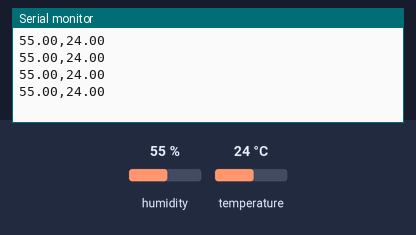
Simulated run of this sketch. Board: Arduino Uno, built with avr-gcc and run on an emulated ATmega328P. Parts: the last lines printed to the serial monitor. The inputs (shaded band) are chosen by the test bench; at power-on: humidity 55 %, temperature 24 °C.

Above: at 4.8 s.
4.9 s: humidity set to 22 %
At 7.8 s:
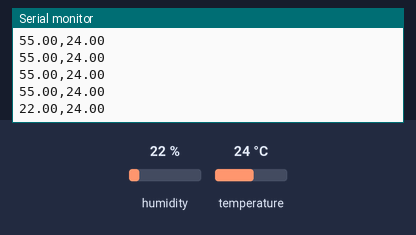
8.9 s: temperature set to 12 °C
At 9.8 s:
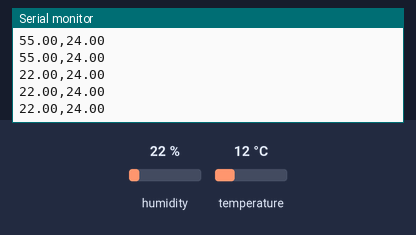
12.9 s: humidity set to 40 %
At 13.8 s:
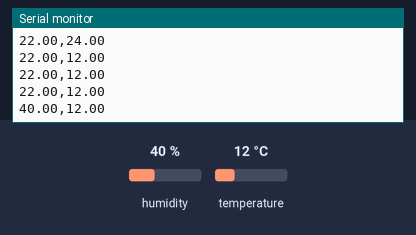
Timing chart, 0 to 15.9 s (numbered marks = the images above; inputs shaded):
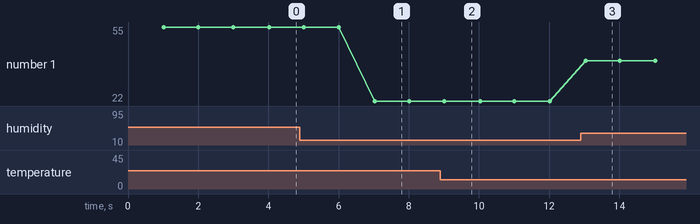

The sketch:

bacaDHT11.ino
```cpp
#include "DHT.h"
unsigned long skr = 0;
DHT dht(8, DHT11);
void setup() {
  Serial.begin(9600);
  dht.begin();
}
void loop() {
  if (millis() - skr > 1000) {
    skr = millis();
    float h = dht.readHumidity();
    float t = dht.readTemperature();
    Serial.print(h);
    Serial.print(',');
    Serial.println(t);
  }
}
```

Measured:
- after the input at 4.9 s, the serial monitor: prints a new line after 2.1 s (image 1)
- after the input at 12.9 s, the serial monitor: prints a new line after 0.14 s (image 3)
- plotted number 1: 55 → 22 after the input at 4.9 s, 22 → 40 after the input at 12.9 s
